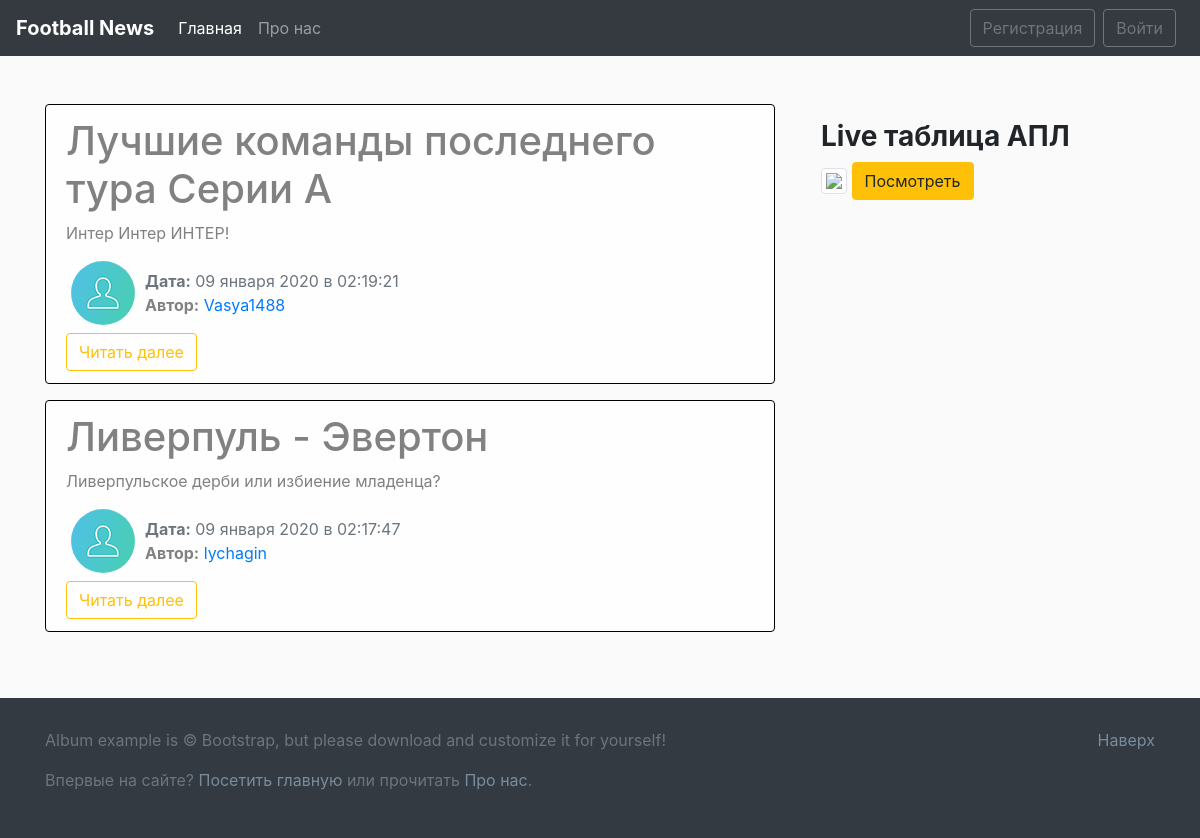
The page / on the database its author committed.
### blog/models.py (models this page shows, shortened)
class News(models.Model):
    title = models.CharField(max_length=100)
    text = models.TextField()
    date = models.DateTimeField(default=timezone.now)
    author = models.ForeignKey(User, on_delete=models.CASCADE)

### users/models.py (models this page shows, shortened)
class Profile(models.Model):
    user = models.OneToOneField(User, on_delete=models.CASCADE)
    img = models.ImageField(default='default.jpg', upload_to='user_images')

### blog/views.py (the view)
# urls.py: path('', views.ShowNewsView.as_view(), name='blog-home'),
class ShowNewsView(ListView):
    model = News
    template_name = 'blog/home.html'
    context_object_name = 'news'
    ordering = ['-date']
    paginate_by = 5
    def get_context_data(self, **kwards):
        ctx = super(ShowNewsView, self).get_context_data(**kwards)
        ctx['title'] = 'Главная страница блога'
        return ctx

### blog/templates/blog/home.html (shortened to what this page needs)
{% extends 'blog/main.html' %}
{% block main_section %}
    {% for post in news %}
        <div class="alert alert-light">
            <h1>{{ post.title }}</h1>
            <p>{{ post.text|striptags|truncatechars:250 }}</p>
            <div class="row">
                <div>
                    {% if post.author.profile.img %}
                        <img src="{{ post.author.profile.img.url }}" alt="{{ post.author }}" class="user_image">
                    {% else %}
                        <img src="/pictures/default.jpg" alt="{{ post.author }}" class="user_image">
                    {% endif %}
                </div>
                <div class="mt-2">
                    <span class="text-muted"><b>Дата:</b> {{ post.date|date:"d E Y в H:i:s" }}</span>
                    <p><b>Автор:</b><a href="{% url 'user-news' post.author %}"> {{ post.author }}</a></p>
                </div>
            </div>
            <a href="{% url 'news-detail' post.id %}" class="btn btn-outline-warning">Читать далее</a>
        </div>
    {% endfor %}
{% endblock main_section %}

### blog/templates/blog/main.html (shortened to what this page needs)
{% load static %}
<!DOCTYPE html>
<html lang="en">
<head>
    <link rel="stylesheet"
          href="https://stackpath.bootstrapcdn.com/bootstrap/4.2.1/css/bootstrap.min.css">
    <link rel="stylesheet" href="{% static 'blog/main.css' %}">
</head>
<body>
<nav class="navbar navbar-expand-lg navbar-dark bg-dark  mb-5">
    <a class="navbar-brand" href="{% url 'blog-home' %}"><b> Football News </b> </a>
    <div class="collapse navbar-collapse" id="navbarsExample09">
        <ul class="navbar-nav mr-auto">
            <li class="nav-item active">
                <a class="nav-link" href="{% url 'blog-home' %}">Главная </a>
            </li>
            <li class="nav-item">
                <a class="nav-link" href="{% url 'blog-link' %}">Про нас</a>
            </li>
        </ul>
    </div>
    <div class="navbar-nav">
        {% if user.is_authenticated %}
            <a href="{% url 'news-add' %}" class="btn btn-outline-secondary mr-2"> Добавить статью</a>
            <a href="{% url 'profile' %}" class="btn btn-outline-secondary mr-2"> Профиль</a>
            <a href="{% url 'exit' %}" class="btn btn-outline-secondary "> Выйти</a>
        {% else %}
            <a href="{% url 'reg' %}" class="btn btn-outline-secondary mr-2"> Регистрация</a>
            <a href="{% url 'auth' %}" class="btn btn-outline-secondary mr-2"> Войти</a>
        {% endif %}
    </div>
</nav>
<main class="container">
    <div class="row">
        <div class="col-md-8">
            {% block main_section %}
            {% endblock %}
        </div>
        <aside class="col-md-4">
            <div class="p-3 mb-3 rounded">
                <h3><b> Live таблица АПЛ </b></h3>
                <img src="https://cdn.prognozist.ru/posts/2019-01/1546494661_6a09b60e1cb98bb1dbe70be1b9576ab5_l.jpg" class="img-thumbnail">
                <a href="https://www.myscore.ru/football/england/premier-league/standings/" target="_blank">
                    <button class="btn btn-warning"> Посмотреть</button>
                </a>
            </div>
        </aside>
    </div>
</main>
<footer class="text-muted">
    <div class="container">
        <p class="float-right">
            <a href="#">Наверх</a>
        </p>
        <p>Album example is © Bootstrap, but please download and customize it for yourself!</p>
        <p>Впервые на сайте? <a href="/">Посетить главную</a> или прочитать <a
                href="{% url 'blog-link' %}">Про нас</a>.</p>
    </div>
</footer>
</body>
</html>

### blog/static/blog/main.css (style rules this page uses)
body { background: #fafafa; }
img { max-width: 100%!important; }
footer { padding: 30px; background: #333a41; color: #f1efef; float: left; width: 100%; margin-top: 50px; }
footer a { color: #788c9e }
.alert-light { border-color: black; }
.user_image { width: 64px; height: 64px; border-radius: 50%; margin-right: 10px; margin-left: 20px; }

### rows shown on the page
News: title "Лучшие команды последнего тура Серии А", text "Интер Интер ИНТЕР!", author.profile.img (placeholder picture), date "09 января 2020 в 02:19:21", author "Vasya1488"
News: title "Ливерпуль - Эвертон", text "Ливерпульское дерби или избиение младенца?", author.profile.img (placeholder picture), date "09 января 2020 в 02:17:47", author "lychagin"
